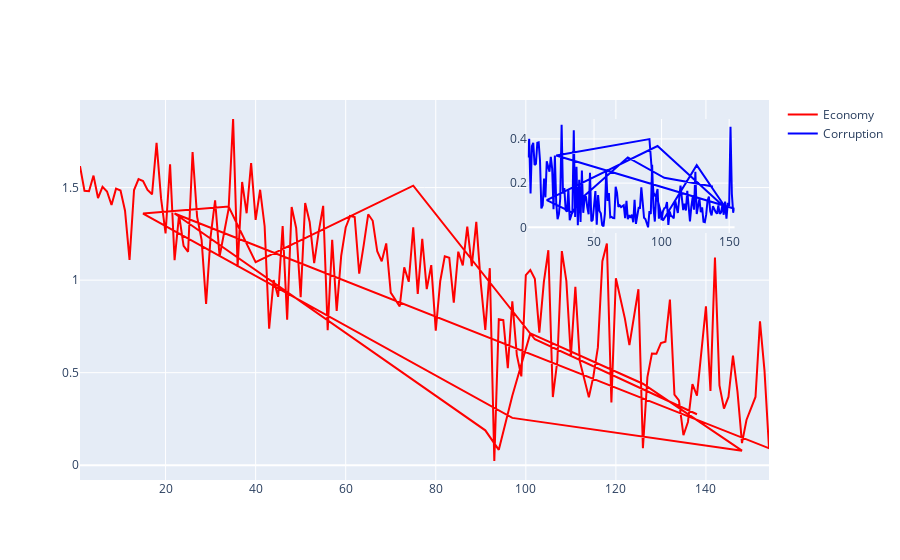

The code cell stored with this chart in its notebook:
### Markdown cell above
# Economy and Govt Corruption Correlation

### Code cell
# Mention dataframe
dataframe = data2017

trace1 = go.Scatter(
    x=data2017.Happiness_Rank,
    y=data2017.Economy,
    name = 'Economy',
    marker = dict(
        color = 'rgb(255,0,0)'
    )
    
)
trace2 = go.Scatter(
    x = data2017.Happiness_Rank,
    y = data2017.Government_Corruption,
    xaxis = 'x2',
    yaxis = 'y2',
    name = 'Corruption',
    marker = dict(
        color = 'rgb(0,0,255)'
    )
)

dataForBoxPlot = [trace1, trace2]

layout = go.Layout(
    xaxis2 = dict(
        domain = [0.65,0.95],
        anchor = 'y2',
    ),
    yaxis2 = dict(
        domain = [0.65,0.95],
        anchor = 'x2'
    )
)
fig = go.Figure(data=dataForBoxPlot, layout=layout)

iplot(fig)

### Figure 1 — Plotly figure (JSON) as saved in the notebook; plotly's stock layout.template omitted (floating-point values rounded to 4 significant figures; data arrays with more than 128 entries replaced by an {"elided": "..."} marker saying what was removed)
{"data": [{"marker": {"color": "rgb(255,0,0)"}, "name": "Economy", "type": "scatter", "x": {"elided": "164 int values"}, "y": {"elided": "164 float values"}}, {"marker": {"color": "rgb(0,0,255)"}, "name": "Corruption", "type": "scatter", "x": {"elided": "164 int values"}, "xaxis": "x2", "y": {"elided": "164 float values"}, "yaxis": "y2"}], "layout": {"xaxis2": {"anchor": "y2", "domain": [0.65, 0.95]}, "yaxis2": {"anchor": "x2", "domain": [0.65, 0.95]}}}
